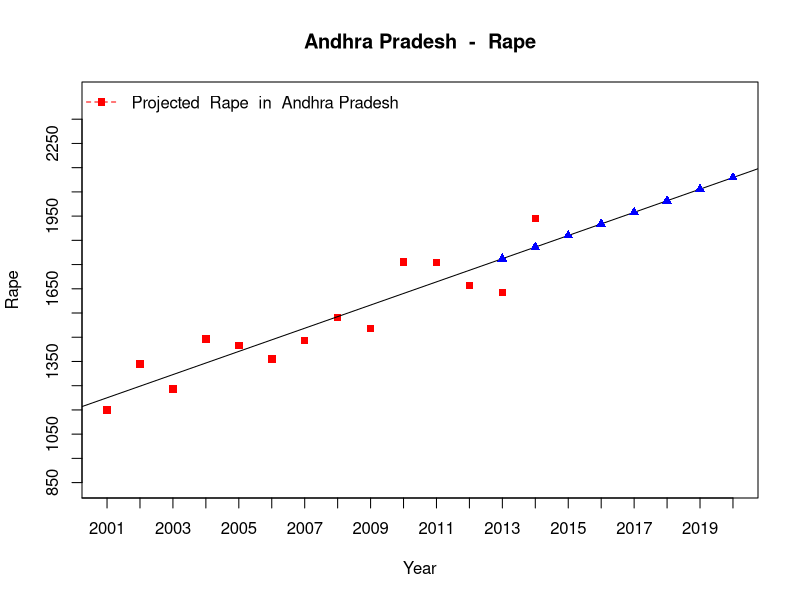
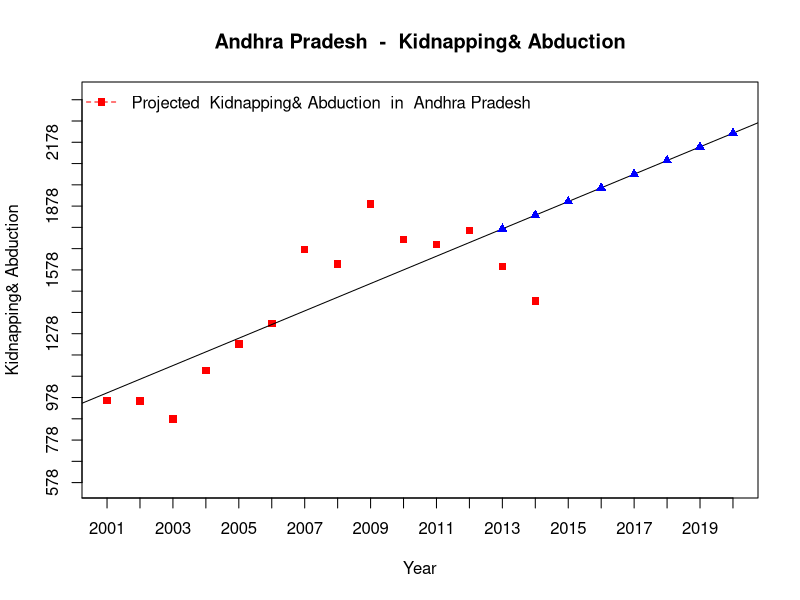
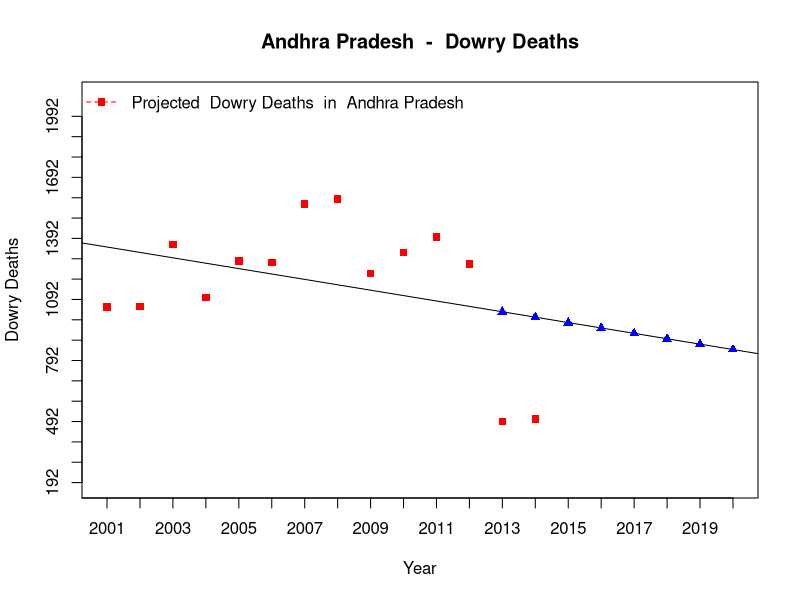
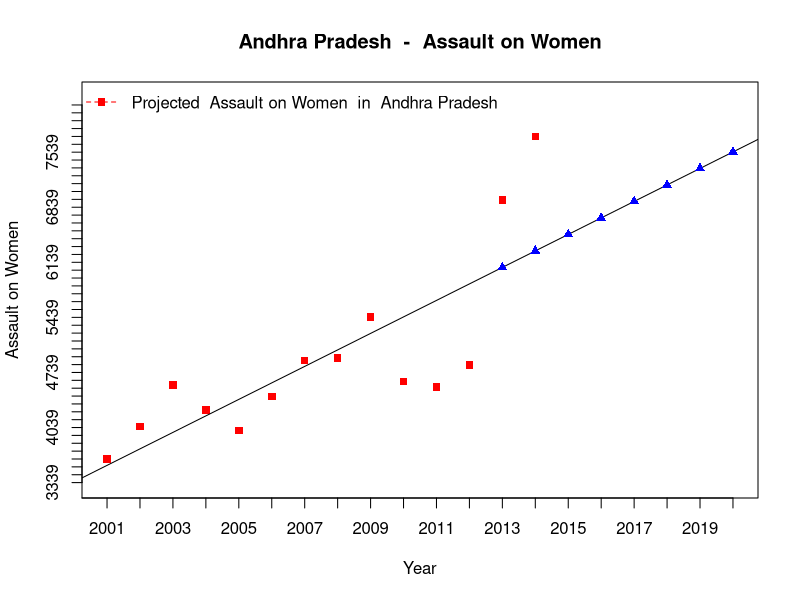
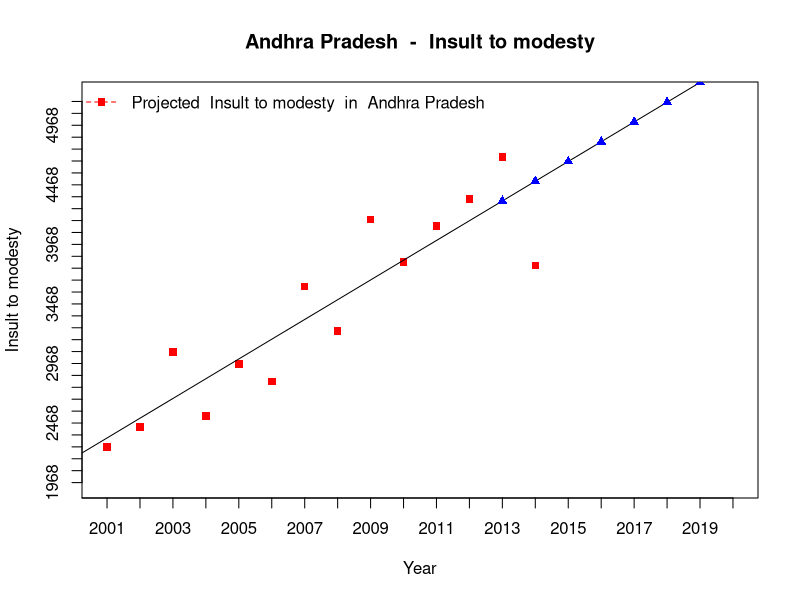
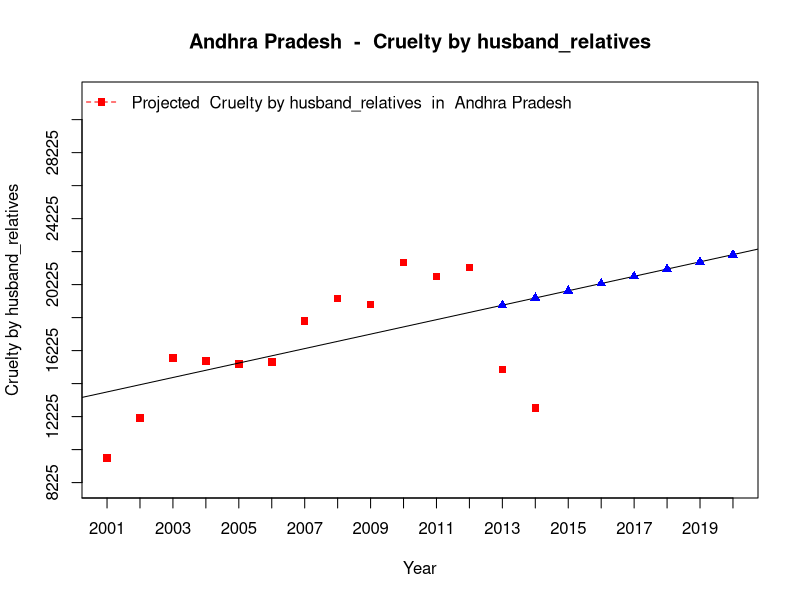
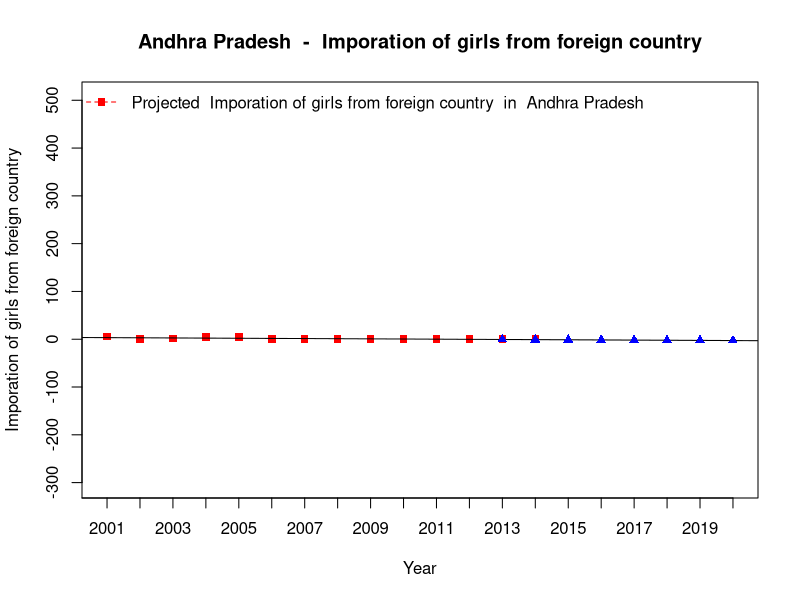
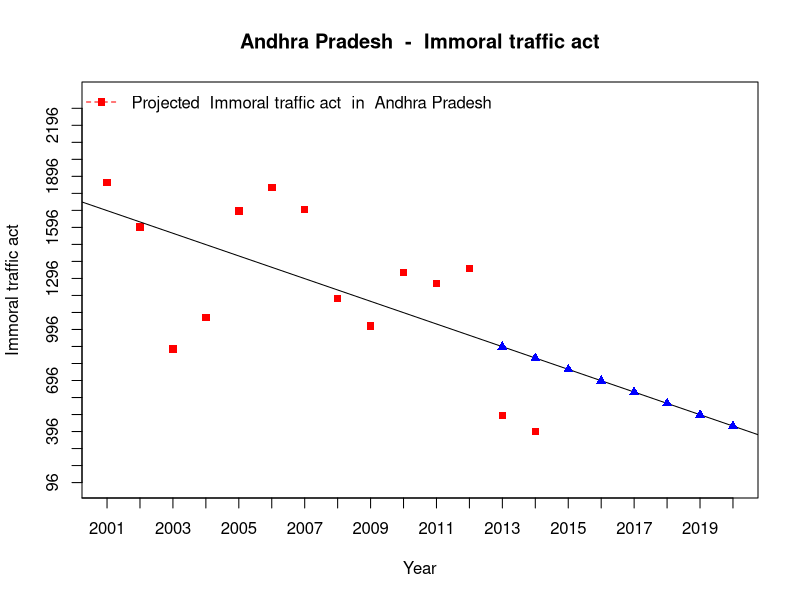

Write R code to recreate these figures, in order. (Note: this script raises an error after producing the figures.)
#########################################################################################
#
# A crime map of India in R - Crime against women
# Designed and developed by : Ujjwal Aggarwal
# Date : 16 Sep 2018
#
########################################################################################

setwd("E:\\Ujjwal\\Git_crime_against_women\\dataset")
indiacrime = read.csv("crime_against_women_stateWise.csv", header = TRUE, check.names = FALSE)

setwd("..")
# Create an output directory if it does not exist
if(!file.exists("output")) {
  dir.create("output")
}

# Use check.names = FALSE otherwise year get read as x2001, x2002 etc
statecrime <- function(indiacrime, row, state,crime) {
  year <- c(2001:2014)
  # 
  atitle <- paste(state," - ", crime)
  # Read the crime values from the XL
  thecrime <- as.numeric(indiacrime[row,3:16])
  
  # Calculate the minimum and maximum
  ymin <- min(thecrime) - 300
  ymax <- max(thecrime) + 500
  print(ymin)
  print(ymax)
  
  # Set the intervals and ymin & ymax based on the values
  if(ymin > 8000) {
    interval <- 2000
    ymin <- min(thecrime) - 1500
    ymax <- max(thecrime) + 10000
  }
  else {
    interval <- 100
    
  }
  

  crimeplot <- paste(crime,".jpg")
  jpeg(crimeplot)
  
  # Plot the details of the crime
  plot(year,thecrime ,pch= 15, col="red", xlab = "Year", ylab= crime, main = atitle,
       ,xlim=c(2001,2020),ylim=c(ymin,ymax), axes=FALSE)
  
  # Set the axes
  axis(side=1, at=c(2000:2020))
  axis(side=2, at=seq(ymin, ymax, by=interval))
  box()
  
  # Fit a linear regression model
  lmfit <-lm(thecrime~year)
  
  # Draw the lmfit line
  abline(lmfit)
  
  # Calculate the projected incidents of the crime
  nyears <-c(2013:2020)
  nthecrime <- rep(0,length(nyears))
  
  # Projected crime incidents from 2013 to 2018 using a linear regression model
  for (i in seq_along(nyears)) {
    nthecrime[i] <- lmfit$coefficients[2] * nyears[i] + lmfit$coefficients[1]
    
  }
  
  # Add the legend
  alegend <- paste(
    "Projected ",crime, " in ", state)
  points(nyears,nthecrime,pch= 17, col="blue")
  legend( x="topleft", 
          legend=c(alegend),
          col=c("red"), bty="n" , lwd=1, lty=c(2), 
          pch=c(15) )
  
  dev.off()
  # Write the projected crime rate in a file
  nthecrime <- round(nthecrime,2)
  nthecrime <- c(state, nthecrime, "\n")
  print(nthecrime)
  setwd("..")
  #write(nthecrime,file=fileconn, ncolumns=9, append=TRUE,sep="\t")
  filename <- paste(crime,".txt")
  # Write the output in the ./output directory
  setwd("../output")
  cat(nthecrime, file=filename, sep=",",append=TRUE)
}

if(!file.exists("./statewise_crime_charts")) {
  dir.create("./statewise_crime_charts")
}
setwd("./statewise_crime_charts")
# 1. Andhra Pradesh 
# Make seperate folders for each state
if(!file.exists("Andhra Pradesh")) {
  dir.create("Andhra Pradesh")
}
setwd("Andhra Pradesh")
i <- 1
statecrime(indiacrime, i, "Andhra Pradesh","Rape")
i <- i+38
setwd("../statewise_crime_charts/Andhra Pradesh")
statecrime(indiacrime, i, "Andhra Pradesh","Kidnapping& Abduction")
i <- i+38
setwd("../statewise_crime_charts/Andhra Pradesh")
statecrime(indiacrime, i, "Andhra Pradesh","Dowry Deaths")
i <- i+38
setwd("../statewise_crime_charts/Andhra Pradesh")
statecrime(indiacrime, i, "Andhra Pradesh","Assault on Women")
i <- i+38
setwd("../statewise_crime_charts/Andhra Pradesh")
statecrime(indiacrime, i, "Andhra Pradesh","Insult to modesty")
i <- i+38
setwd("../statewise_crime_charts/Andhra Pradesh")
statecrime(indiacrime, i, "Andhra Pradesh","Cruelty by husband_relatives")
i <- i+38
setwd("../statewise_crime_charts/Andhra Pradesh")
statecrime(indiacrime, i, "Andhra Pradesh","Imporation of girls from foreign country")
i <- i+38
setwd("../statewise_crime_charts/Andhra Pradesh")
statecrime(indiacrime, i, "Andhra Pradesh","Immoral traffic act")
i <- i+38
setwd("../statewise_crime_charts/Andhra Pradesh")
statecrime(indiacrime, i, "Andhra Pradesh","Dowry prohibition act")
i <- i+38
setwd("../statewise_crime_charts/Andhra Pradesh")
statecrime(indiacrime, i, "Andhra Pradesh","Indecent representation of Women Act")
i <- i+38
setwd("../statewise_crime_charts/Andhra Pradesh")
statecrime(indiacrime, i, "Andhra Pradesh","Commission of Sati Act")
i <- i+38
setwd("../statewise_crime_charts/Andhra Pradesh")
statecrime(indiacrime, i, "Andhra Pradesh","Total crimes against women")

setwd("../statewise_crime_charts")
# 3. Assam
if(!file.exists("Assam")) {
  dir.create("Assam")
}
setwd("Assam")
i <- 3
statecrime(indiacrime, i, "Assam","Rape")
i <- i+38
setwd("../statewise_crime_charts/Assam")
statecrime(indiacrime, i, "Assam","Kidnapping& Abduction")
i <- i+38
setwd("../statewise_crime_charts/Assam")
statecrime(indiacrime, i, "Assam","Dowry Deaths")
i <- i+38
setwd("../statewise_crime_charts/Assam")
statecrime(indiacrime, i, "Assam","Assault on Women")
i <- i+38
setwd("../statewise_crime_charts/Assam")
statecrime(indiacrime, i, "Assam","Insult to modesty")
i <- i+38
setwd("../statewise_crime_charts/Assam")
statecrime(indiacrime, i, "Assam","Cruelty by husband_relatives")
i <- i+38
setwd("../statewise_crime_charts/Assam")
statecrime(indiacrime, i, "Assam","Imporation of girls from foreign country")
i <- i+38
setwd("../statewise_crime_charts/Assam")
statecrime(indiacrime, i, "Assam","Immoral traffic act")
i <- i+38
setwd("../statewise_crime_charts/Assam")
statecrime(indiacrime, i, "Assam","Dowry prohibition act")
i <- i+38
setwd("../statewise_crime_charts/Assam")
statecrime(indiacrime, i, "Assam","Indecent representation of Women Act")
i <- i+38
setwd("../statewise_crime_charts/Assam")
statecrime(indiacrime, i, "Assam","Commission of Sati Act")
i <- i+38
setwd("../statewise_crime_charts/Assam")
statecrime(indiacrime, i, "Assam","Total crimes against women")


setwd("../statewise_crime_charts")
# 2. Arunachal  Pradesh
if(!file.exists("Arunachal  Pradesh")) {
  dir.create("Arunachal  Pradesh")
}
setwd("Arunachal  Pradesh")
i <- 2
statecrime(indiacrime, i, "Arunachal  Pradesh","Rape")
i <- i+38
setwd("../statewise_crime_charts/Arunachal  Pradesh")
statecrime(indiacrime, i, "Arunachal  Pradesh","Kidnapping& Abduction")
i <- i+38
setwd("../statewise_crime_charts/Arunachal  Pradesh")
statecrime(indiacrime, i, "Arunachal  Pradesh","Dowry Deaths")
i <- i+38
setwd("../statewise_crime_charts/Arunachal  Pradesh")
statecrime(indiacrime, i, "Arunachal Pradesh","Assault on Women")
i <- i+38
setwd("../statewise_crime_charts/Arunachal  Pradesh")
statecrime(indiacrime, i, "Arunachal Pradesh","Insult to modesty")
i <- i+38
setwd("../statewise_crime_charts/Arunachal  Pradesh")
statecrime(indiacrime, i, "Arunachal  Pradesh","Cruelty by husband_relatives")
i <- i+38
setwd("../statewise_crime_charts/Arunachal  Pradesh")
statecrime(indiacrime, i, "Arunachal Pradesh","Imporation of girls from foreign country")
i <- i+38
setwd("../statewise_crime_charts/Arunachal  Pradesh")
statecrime(indiacrime, i, "Arunachal  Pradesh","Immoral traffic act")
i <- i+38
setwd("../statewise_crime_charts/Arunachal  Pradesh")
statecrime(indiacrime, i, "Arunachal  Pradesh","Dowry prohibition act")
i <- i+38
setwd("../statewise_crime_charts/Arunachal  Pradesh")
statecrime(indiacrime, i, "Arunachal  Pradesh","Indecent representation of Women Act")
i <- i+38
setwd("../statewise_crime_charts/Arunachal  Pradesh")
statecrime(indiacrime, i, "Arunachal  Pradesh","Commission of Sati Act")
i <- i+38
setwd("../statewise_crime_charts/Arunachal  Pradesh")
statecrime(indiacrime, i, "Arunachal  Pradesh","Total crimes against women")


setwd("../statewise_crime_charts")
# 4. Bihar
if(!file.exists("Bihar")) {
  dir.create("Bihar")
}
setwd("Bihar")
i <- 4
statecrime(indiacrime, i, "Bihar","Rape")
i <- i+38
setwd("../statewise_crime_charts/Bihar")
statecrime(indiacrime, i, "Bihar","Kidnapping& Abduction")
i <- i+38
setwd("../statewise_crime_charts/Bihar")
statecrime(indiacrime, i, "Bihar","Dowry Deaths")
i <- i+38
setwd("../statewise_crime_charts/Bihar")
statecrime(indiacrime, i, "Bihar","Assault on Women")
i <- i+38
setwd("../statewise_crime_charts/Bihar")
statecrime(indiacrime, i, "Bihar","Insult to modesty")
i <- i+38
setwd("../statewise_crime_charts/Bihar")
statecrime(indiacrime, i, "Bihar","Cruelty by husband_relatives")
i <- i+38
setwd("../statewise_crime_charts/Bihar")
statecrime(indiacrime, i, "Bihar","Imporation of girls from foreign country")
i <- i+38
setwd("../statewise_crime_charts/Bihar")
statecrime(indiacrime, i, "Bihar","Immoral traffic act")
i <- i+38
setwd("../statewise_crime_charts/Bihar")
statecrime(indiacrime, i, "Bihar","Dowry prohibition act")
i <- i+38
setwd("../statewise_crime_charts/Bihar")
statecrime(indiacrime, i, "Bihar","Indecent representation of Women Act")
i <- i+38
setwd("../statewise_crime_charts/Bihar")
statecrime(indiacrime, i, "Bihar","Commission of Sati Act")
i <- i+38
setwd("../statewise_crime_charts/Bihar")
statecrime(indiacrime, i, "Bihar","Total crimes against women")

setwd("../statewise_crime_charts")
# 5. Chattisgarh
if(!file.exists("Chattisgarh")) {
  dir.create("Chattisgarh")
}
setwd("Chattisgarh")
i <- 5
statecrime(indiacrime, i, "Chattisgarh","Rape")
i <- i+38
setwd("../statewise_crime_charts/Chattisgarh")
statecrime(indiacrime, i, "Chattisgarh","Kidnapping& Abduction")
i <- i+38
setwd("../statewise_crime_charts/Chattisgarh")
statecrime(indiacrime, i, "Chattisgarh","Dowry Deaths")
i <- i+38
setwd("../statewise_crime_charts/Chattisgarh")
statecrime(indiacrime, i, "Chattisgarh","Assault on Women")
i <- i+38
setwd("../statewise_crime_charts/Chattisgarh")
statecrime(indiacrime, i, "Chattisgarh","Insult to modesty")
i <- i+38
setwd("../statewise_crime_charts/Chattisgarh")
statecrime(indiacrime, i, "Chattisgarh","Cruelty by husband_relatives")
i <- i+38
setwd("../statewise_crime_charts/Chattisgarh")
statecrime(indiacrime, i, "Chattisgarh","Imporation of girls from foreign country")
i <- i+38
setwd("../statewise_crime_charts/Chattisgarh")
statecrime(indiacrime, i, "Chattisgarh","Immoral traffic act")
i <- i+38
setwd("../statewise_crime_charts/Chattisgarh")
statecrime(indiacrime, i, "Chattisgarh","Dowry prohibition act")
i <- i+38
setwd("../statewise_crime_charts/Chattisgarh")
statecrime(indiacrime, i, "Chattisgarh","Indecent representation of Women Act")
i <- i+38
setwd("../statewise_crime_charts/Chattisgarh")
statecrime(indiacrime, i, "Chattisgarh","Commission of Sati Act")
i <- i+38
setwd("../statewise_crime_charts/Chattisgarh")
statecrime(indiacrime, i, "Chattisgarh","Total crimes against women")
setwd("../statewise_crime_charts")
# 6. GOA
if(!file.exists("GOA")) {
  dir.create("GOA")
}
setwd("GOA")
i <- 6
statecrime(indiacrime, i, "GOA","Rape")
i <- i+38
setwd("../statewise_crime_charts/GOA")
statecrime(indiacrime, i, "GOA","Kidnapping& Abduction")
i <- i+38
setwd("../statewise_crime_charts/GOA")
statecrime(indiacrime, i, "GOA","Dowry Deaths")
i <- i+38
setwd("../statewise_crime_charts/GOA")
statecrime(indiacrime, i, "GOA","Assault on Women")
i <- i+38
setwd("../statewise_crime_charts/GOA")
statecrime(indiacrime, i, "GOA","Insult to modesty")
i <- i+38
setwd("../statewise_crime_charts/GOA")
statecrime(indiacrime, i, "GOA","Cruelty by husband_relatives")
i <- i+38
setwd("../statewise_crime_charts/GOA")
statecrime(indiacrime, i, "GOA","Imporation of girls from foreign country")
i <- i+38
setwd("../statewise_crime_charts/GOA")
statecrime(indiacrime, i, "GOA","Immoral traffic act")
i <- i+38
setwd("../statewise_crime_charts/GOA")
statecrime(indiacrime, i, "GOA","Dowry prohibition act")
i <- i+38
setwd("../statewise_crime_charts/GOA")
statecrime(indiacrime, i, "GOA","Indecent representation of Women Act")
i <- i+38
setwd("../statewise_crime_charts/GOA")
statecrime(indiacrime, i, "GOA","Commission of Sati Act")
i <- i+38
setwd("../statewise_crime_charts/GOA")
statecrime(indiacrime, i, "GOA","Total crimes against women")

setwd("../statewise_crime_charts")
# 7. Gujarat
if(!file.exists("Gujarat")) {
  dir.create("Gujarat")
}
setwd("Gujarat")
i <- 7
statecrime(indiacrime, i, "Gujarat","Rape")
i <- i+38
setwd("../statewise_crime_charts/Gujarat")
statecrime(indiacrime, i, "Gujarat","Kidnapping& Abduction")
i <- i+38
setwd("../statewise_crime_charts/Gujarat")
statecrime(indiacrime, i, "Gujarat","Dowry Deaths")
i <- i+38
setwd("../statewise_crime_charts/Gujarat")
statecrime(indiacrime, i, "Gujarat","Assault on Women")
i <- i+38
setwd("../statewise_crime_charts/Gujarat")
statecrime(indiacrime, i, "Gujarat","Insult to modesty")
i <- i+38
setwd("../statewise_crime_charts/Gujarat")
statecrime(indiacrime, i, "Gujarat","Cruelty by husband_relatives")
i <- i+38
setwd("../statewise_crime_charts/Gujarat")
statecrime(indiacrime, i, "Gujarat","Imporation of girls from foreign country")
i <- i+38
setwd("../statewise_crime_charts/Gujarat")
statecrime(indiacrime, i, "Gujarat","Immoral traffic act")
i <- i+38
setwd("../statewise_crime_charts/Gujarat")
statecrime(indiacrime, i, "Gujarat","Dowry prohibition act")
i <- i+38
setwd("../statewise_crime_charts/Gujarat")
statecrime(indiacrime, i, "Gujarat","Indecent representation of Women Act")
i <- i+38
setwd("../statewise_crime_charts/Gujarat")
statecrime(indiacrime, i, "Gujarat","Commission of Sati Act")
i <- i+38
setwd("../statewise_crime_charts/Gujarat")
statecrime(indiacrime, i, "Gujarat","Total crimes against women")

setwd("../statewise_crime_charts")
# 8. Haryana
if(!file.exists("Haryana")) {
  dir.create("Haryana")
}
setwd("Haryana")
i <- 8
statecrime(indiacrime, i, "Haryana","Rape")
i <- i+38
setwd("../statewise_crime_charts/Haryana")
statecrime(indiacrime, i, "Haryana","Kidnapping& Abduction")
i <- i+38
setwd("../statewise_crime_charts/Haryana")
statecrime(indiacrime, i, "Haryana","Dowry Deaths")
i <- i+38
setwd("../statewise_crime_charts/Haryana")
statecrime(indiacrime, i, "Haryana","Assault on Women")
i <- i+38
setwd("../statewise_crime_charts/Haryana")
statecrime(indiacrime, i, "Haryana","Insult to modesty")
i <- i+38
setwd("../statewise_crime_charts/Haryana")
statecrime(indiacrime, i, "Haryana","Cruelty by husband_relatives")
i <- i+38
setwd("../statewise_crime_charts/Haryana")
statecrime(indiacrime, i, "Haryana","Imporation of girls from foreign country")
i <- i+38
setwd("../statewise_crime_charts/Haryana")
statecrime(indiacrime, i, "Haryana","Immoral traffic act")
i <- i+38
setwd("../statewise_crime_charts/Haryana")
statecrime(indiacrime, i, "Haryana","Dowry prohibition act")
i <- i+38
setwd("../statewise_crime_charts/Haryana")
statecrime(indiacrime, i, "Haryana","Indecent representation of Women Act")
i <- i+38
setwd("../statewise_crime_charts/Haryana")
statecrime(indiacrime, i, "Haryana","Commission of Sati Act")
i <- i+38
setwd("../statewise_crime_charts/Haryana")
statecrime(indiacrime, i, "Haryana","Total crimes against women")

setwd("../statewise_crime_charts")
# 9. Himachal Pradesh
if(!file.exists("Himachal Pradesh")) {
  dir.create("Himachal Pradesh")
}
setwd("Himachal Pradesh")
i <- 9
statecrime(indiacrime, i, "Himachal Pradesh","Rape")
i <- i+38
setwd("../statewise_crime_charts/Himachal Pradesh")
statecrime(indiacrime, i, "Himachal Pradesh","Kidnapping& Abduction")
i <- i+38
setwd("../statewise_crime_charts/Himachal Pradesh")
statecrime(indiacrime, i, "Himachal Pradesh","Dowry Deaths")
i <- i+38
setwd("../statewise_crime_charts/Himachal Pradesh")
statecrime(indiacrime, i, "Himachal Pradesh","Assault on Women")
i <- i+38
setwd("../statewise_crime_charts/Himachal Pradesh")
statecrime(indiacrime, i, "Himachal Pradesh","Insult to modesty")
i <- i+38
setwd("../statewise_crime_charts/Himachal Pradesh")
statecrime(indiacrime, i, "Himachal Pradesh","Cruelty by husband_relatives")
i <- i+38
setwd("../statewise_crime_charts/Himachal Pradesh")
statecrime(indiacrime, i, "Himachal Pradesh","Imporation of girls from foreign country")
i <- i+38
setwd("../statewise_crime_charts/Himachal Pradesh")
statecrime(indiacrime, i, "Himachal Pradesh","Immoral traffic act")
i <- i+38
setwd("../statewise_crime_charts/Himachal Pradesh")
statecrime(indiacrime, i, "Himachal Pradesh","Dowry prohibition act")
i <- i+38
setwd("../statewise_crime_charts/Himachal Pradesh")
statecrime(indiacrime, i, "Himachal Pradesh","Indecent representation of Women Act")
i <- i+38
setwd("../statewise_crime_charts/Himachal Pradesh")
statecrime(indiacrime, i, "Himachal Pradesh","Commission of Sati Act")
i <- i+38
setwd("../statewise_crime_charts/Himachal Pradesh")
statecrime(indiacrime, i, "Himachal Pradesh","Total crimes against women")

setwd("../statewise_crime_charts")
# 10. JammuKashmir
if(!file.exists("JammuKashmir")) {
  dir.create("JammuKashmir")
}
setwd("JammuKashmir")
i <- 10
statecrime(indiacrime, i, "JammuKashmir","Rape")
i <- i+38
setwd("../statewise_crime_charts/JammuKashmir")
statecrime(indiacrime, i, "JammuKashmir","Kidnapping& Abduction")
i <- i+38
setwd("../statewise_crime_charts/JammuKashmir")
statecrime(indiacrime, i, "JammuKashmir","Dowry Deaths")
i <- i+38
setwd("../statewise_crime_charts/JammuKashmir")
statecrime(indiacrime, i, "JammuKashmir","Assault on Women")
i <- i+38
setwd("../statewise_crime_charts/JammuKashmir")
statecrime(indiacrime, i, "JammuKashmir","Insult to modesty")
i <- i+38
setwd("../statewise_crime_charts/JammuKashmir")
statecrime(indiacrime, i, "JammuKashmir","Cruelty by husband_relatives")
i <- i+38
setwd("../statewise_crime_charts/JammuKashmir")
statecrime(indiacrime, i, "JammuKashmir","Imporation of girls from foreign country")
i <- i+38
setwd("../statewise_crime_charts/JammuKashmir")
statecrime(indiacrime, i, "JammuKashmir","Immoral traffic act")
i <- i+38
setwd("../statewise_crime_charts/JammuKashmir")
statecrime(indiacrime, i, "JammuKashmir","Dowry prohibition act")
i <- i+38
setwd("../statewise_crime_charts/JammuKashmir")
statecrime(indiacrime, i, "JammuKashmir","Indecent representation of Women Act")
i <- i+38
setwd("../statewise_crime_charts/JammuKashmir")
statecrime(indiacrime, i, "JammuKashmir","Commission of Sati Act")
i <- i+38
setwd("../statewise_crime_charts/JammuKashmir")
statecrime(indiacrime, i, "JammuKashmir","Total crimes against women")

setwd("../statewise_crime_charts")
# 11. Jharkhand
if(!file.exists("Jharkhand")) {
  dir.create("Jharkhand")
}
setwd("Jharkhand")
i <- 11
statecrime(indiacrime, i, "Jharkhand","Rape")
i <- i+38
setwd("../statewise_crime_charts/Jharkhand")
statecrime(indiacrime, i, "Jharkhand","Kidnapping& Abduction")
i <- i+38
setwd("../statewise_crime_charts/Jharkhand")
statecrime(indiacrime, i, "Jharkhand","Dowry Deaths")
i <- i+38
setwd("../statewise_crime_charts/Jharkhand")
statecrime(indiacrime, i, "Jharkhand","Assault on Women")
i <- i+38
setwd("../statewise_crime_charts/Jharkhand")
statecrime(indiacrime, i, "Jharkhand","Insult to modesty")
i <- i+38
setwd("../statewise_crime_charts/Jharkhand")
statecrime(indiacrime, i, "Jharkhand","Cruelty by husband_relatives")
i <- i+38
setwd("../statewise_crime_charts/Jharkhand")
statecrime(indiacrime, i, "Jharkhand","Imporation of girls from foreign country")
i <- i+38
setwd("../statewise_crime_charts/Jharkhand")
statecrime(indiacrime, i, "Jharkhand","Immoral traffic act")
i <- i+38
setwd("../statewise_crime_charts/Jharkhand")
statecrime(indiacrime, i, "Jharkhand","Dowry prohibition act")
i <- i+38
setwd("../statewise_crime_charts/Jharkhand")
statecrime(indiacrime, i, "Jharkhand","Indecent representation of Women Act")
i <- i+38
setwd("../statewise_crime_charts/Jharkhand")
statecrime(indiacrime, i, "Jharkhand","Commission of Sati Act")
i <- i+38
setwd("../statewise_crime_charts/Jharkhand")
statecrime(indiacrime, i, "Jharkhand","Total crimes against women")

setwd("../statewise_crime_charts")
# 12. Karnataka
if(!file.exists("Karnataka")) {
  dir.create("Karnataka")
}
setwd("Karnataka")
i <- 12
statecrime(indiacrime, i, "Karnataka","Rape")
i <- i+38
setwd("../statewise_crime_charts/Karnataka")
statecrime(indiacrime, i, "Karnataka","Kidnapping& Abduction")
i <- i+38
setwd("../statewise_crime_charts/Karnataka")
statecrime(indiacrime, i, "Karnataka","Dowry Deaths")
i <- i+38
setwd("../statewise_crime_charts/Karnataka")
statecrime(indiacrime, i, "Karnataka","Assault on Women")
i <- i+38
setwd("../statewise_crime_charts/Karnataka")
statecrime(indiacrime, i, "Karnataka","Insult to modesty")
i <- i+38
setwd("../statewise_crime_charts/Karnataka")
statecrime(indiacrime, i, "Karnataka","Cruelty by husband_relatives")
i <- i+38
setwd("../statewise_crime_charts/Karnataka")
statecrime(indiacrime, i, "Karnataka","Imporation of girls from foreign country")
i <- i+38
setwd("../statewise_crime_charts/Karnataka")
statecrime(indiacrime, i, "Karnataka","Immoral traffic act")
i <- i+38
setwd("../statewise_crime_charts/Karnataka")
statecrime(indiacrime, i, "Karnataka","Dowry prohibition act")
i <- i+38
setwd("../statewise_crime_charts/Karnataka")
statecrime(indiacrime, i, "Karnataka","Indecent representation of Women Act")
i <- i+38
setwd("../statewise_crime_charts/Karnataka")
statecrime(indiacrime, i, "Karnataka","Commission of Sati Act")
i <- i+38
setwd("../statewise_crime_charts/Karnataka")
statecrime(indiacrime, i, "Karnataka","Total crimes against women")

setwd("../statewise_crime_charts")
# 13. Kerala
if(!file.exists("Kerala")) {
  dir.create("Kerala")
}
setwd("Kerala")
i <- 13
statecrime(indiacrime, i, "Kerala","Rape")
i <- i+38
setwd("../statewise_crime_charts/Kerala")
statecrime(indiacrime, i, "Kerala","Kidnapping& Abduction")
i <- i+38
setwd("../statewise_crime_charts/Kerala")
statecrime(indiacrime, i, "Kerala","Dowry Deaths")
i <- i+38
setwd("../statewise_crime_charts/Kerala")
statecrime(indiacrime, i, "Kerala","Assault on Women")
i <- i+38
setwd("../statewise_crime_charts/Kerala")
statecrime(indiacrime, i, "Kerala","Insult to modesty")
i <- i+38
setwd("../statewise_crime_charts/Kerala")
statecrime(indiacrime, i, "Kerala","Cruelty by husband_relatives")
i <- i+38
setwd("../statewise_crime_charts/Kerala")
statecrime(indiacrime, i, "Kerala","Imporation of girls from foreign country")
i <- i+38
setwd("../statewise_crime_charts/Kerala")
statecrime(indiacrime, i, "Kerala","Immoral traffic act")
i <- i+38
setwd("../statewise_crime_charts/Kerala")
statecrime(indiacrime, i, "Kerala","Dowry prohibition act")
i <- i+38
setwd("../statewise_crime_charts/Kerala")
statecrime(indiacrime, i, "Kerala","Indecent representation of Women Act")
i <- i+38
setwd("../statewise_crime_charts/Kerala")
statecrime(indiacrime, i, "Kerala","Commission of Sati Act")
i <- i+38
setwd("../statewise_crime_charts/Kerala")
statecrime(indiacrime, i, "Kerala","Total crimes against women")

setwd("../statewise_crime_charts")
# 14. Madhya Pradesh
if(!file.exists("Madhya Pradesh")) {
  dir.create("Madhya Pradesh")
}
setwd("Madhya Pradesh")
i <- 14
statecrime(indiacrime, i, "Madhya Pradesh","Rape")
i <- i+38
setwd("../statewise_crime_charts/Madhya Pradesh")
statecrime(indiacrime, i, "Madhya Pradesh","Kidnapping& Abduction")
i <- i+38
setwd("../statewise_crime_charts/Madhya Pradesh")
statecrime(indiacrime, i, "Madhya Pradesh","Dowry Deaths")
i <- i+38
setwd("../statewise_crime_charts/Madhya Pradesh")
statecrime(indiacrime, i, "Madhya Pradesh","Assault on Women")
i <- i+38
setwd("../statewise_crime_charts/Madhya Pradesh")
statecrime(indiacrime, i, "Madhya Pradesh","Insult to modesty")
i <- i+38
setwd("../statewise_crime_charts/Madhya Pradesh")
statecrime(indiacrime, i, "Madhya Pradesh","Cruelty by husband_relatives")
i <- i+38
setwd("../statewise_crime_charts/Madhya Pradesh")
statecrime(indiacrime, i, "Madhya Pradesh","Imporation of girls from foreign country")
i <- i+38
setwd("../statewise_crime_charts/Madhya Pradesh")
statecrime(indiacrime, i, "Madhya Pradesh","Immoral traffic act")
i <- i+38
setwd("../statewise_crime_charts/Madhya Pradesh")
statecrime(indiacrime, i, "Madhya Pradesh","Dowry prohibition act")
i <- i+38
setwd("../statewise_crime_charts/Madhya Pradesh")
statecrime(indiacrime, i, "Madhya Pradesh","Indecent representation of Women Act")
i <- i+38
setwd("../statewise_crime_charts/Madhya Pradesh")
statecrime(indiacrime, i, "Madhya Pradesh","Commission of Sati Act")
i <- i+38
setwd("../statewise_crime_charts/Madhya Pradesh")
statecrime(indiacrime, i, "Madhya Pradesh","Total crimes against women")

setwd("../statewise_crime_charts")
# 15. Maharastra
if(!file.exists("Maharastra")) {
  dir.create("Maharastra")
}
setwd("Maharastra")
i <- 15
statecrime(indiacrime, i, "Maharastra","Rape")
i <- i+38
setwd("../statewise_crime_charts/Maharastra")
statecrime(indiacrime, i, "Maharastra","Kidnapping& Abduction")
i <- i+38
setwd("../statewise_crime_charts/Maharastra")
statecrime(indiacrime, i, "Maharastra","Dowry Deaths")
i <- i+38
setwd("../statewise_crime_charts/Maharastra")
statecrime(indiacrime, i, "Maharastra","Assault on Women")
i <- i+38
setwd("../statewise_crime_charts/Maharastra")
statecrime(indiacrime, i, "Maharastra","Insult to modesty")
i <- i+38
setwd("../statewise_crime_charts/Maharastra")
statecrime(indiacrime, i, "Maharastra","Cruelty by husband_relatives")
i <- i+38
setwd("../statewise_crime_charts/Maharastra")
statecrime(indiacrime, i, "Maharastra","Imporation of girls from foreign country")
i <- i+38
setwd("../statewise_crime_charts/Maharastra")
statecrime(indiacrime, i, "Maharastra","Immoral traffic act")
i <- i+38
setwd("../statewise_crime_charts/Maharastra")
statecrime(indiacrime, i, "Maharastra","Dowry prohibition act")
i <- i+38
setwd("../statewise_crime_charts/Maharastra")
statecrime(indiacrime, i, "Maharastra","Indecent representation of Women Act")
i <- i+38
setwd("../statewise_crime_charts/Maharastra")
statecrime(indiacrime, i, "Maharastra","Commission of Sati Act")
i <- i+38
setwd("../statewise_crime_charts/Maharastra")
statecrime(indiacrime, i, "Maharastra","Total crimes against women")

setwd("../statewise_crime_charts")
# 16. Manipur
if(!file.exists("Manipur")) {
  dir.create("Manipur")
}
setwd("Manipur")
i <- 16
statecrime(indiacrime, i, "Manipur","Rape")
i <- i+38
setwd("../statewise_crime_charts/Manipur")
statecrime(indiacrime, i, "Manipur","Kidnapping& Abduction")
i <- i+38
setwd("../statewise_crime_charts/Manipur")
statecrime(indiacrime, i, "Manipur","Dowry Deaths")
i <- i+38
setwd("../statewise_crime_charts/Manipur")
statecrime(indiacrime, i, "Manipur","Assault on Women")
i <- i+38
setwd("../statewise_crime_charts/Manipur")
statecrime(indiacrime, i, "Manipur","Insult to modesty")
i <- i+38
setwd("../statewise_crime_charts/Manipur")
statecrime(indiacrime, i, "Manipur","Cruelty by husband_relatives")
i <- i+38
setwd("../statewise_crime_charts/Manipur")
statecrime(indiacrime, i, "Manipur","Imporation of girls from foreign country")
i <- i+38
setwd("../statewise_crime_charts/Manipur")
statecrime(indiacrime, i, "Manipur","Immoral traffic act")
i <- i+38
setwd("../statewise_crime_charts/Manipur")
statecrime(indiacrime, i, "Manipur","Dowry prohibition act")
i <- i+38
setwd("../statewise_crime_charts/Manipur")
statecrime(indiacrime, i, "Manipur","Indecent representation of Women Act")
i <- i+38
setwd("../statewise_crime_charts/Manipur")
statecrime(indiacrime, i, "Manipur","Commission of Sati Act")
i <- i+38
setwd("../statewise_crime_charts/Manipur")
statecrime(indiacrime, i, "Manipur","Total crimes against women")

setwd("../statewise_crime_charts")
# 17. Meghalaya
if(!file.exists("Meghalaya")) {
  dir.create("Meghalaya")
}
setwd("Meghalaya")
i <- 17
statecrime(indiacrime, i, "Meghalaya","Rape")
i <- i+38
setwd("../statewise_crime_charts/Meghalaya")
statecrime(indiacrime, i, "Meghalaya","Kidnapping& Abduction")
i <- i+38
setwd("../statewise_crime_charts/Meghalaya")
statecrime(indiacrime, i, "Meghalaya","Dowry Deaths")
i <- i+38
setwd("../statewise_crime_charts/Meghalaya")
statecrime(indiacrime, i, "Meghalaya","Assault on Women")
i <- i+38
setwd("../statewise_crime_charts/Meghalaya")
statecrime(indiacrime, i, "Meghalaya","Insult to modesty")
i <- i+38
setwd("../statewise_crime_charts/Meghalaya")
statecrime(indiacrime, i, "Meghalaya","Cruelty by husband_relatives")
i <- i+38
setwd("../statewise_crime_charts/Meghalaya")
statecrime(indiacrime, i, "Meghalaya","Imporation of girls from foreign country")
i <- i+38
setwd("../statewise_crime_charts/Meghalaya")
statecrime(indiacrime, i, "Meghalaya","Immoral traffic act")
i <- i+38
setwd("../statewise_crime_charts/Meghalaya")
statecrime(indiacrime, i, "Meghalaya","Dowry prohibition act")
i <- i+38
setwd("../statewise_crime_charts/Meghalaya")
statecrime(indiacrime, i, "Meghalaya","Indecent representation of Women Act")
i <- i+38
setwd("../statewise_crime_charts/Meghalaya")
statecrime(indiacrime, i, "Meghalaya","Commission of Sati Act")
i <- i+38
setwd("../statewise_crime_charts/Meghalaya")
statecrime(indiacrime, i, "Meghalaya","Total crimes against women")

setwd("../statewise_crime_charts")
# 18. Mizoram
if(!file.exists("Mizoram")) {
  dir.create("Mizoram")
}
setwd("Mizoram")
i <- 18
statecrime(indiacrime, i, "Mizoram","Rape")
i <- i+38
setwd("../statewise_crime_charts/Mizoram")
statecrime(indiacrime, i, "Mizoram","Kidnapping& Abduction")
i <- i+38
setwd("../statewise_crime_charts/Mizoram")
statecrime(indiacrime, i, "Mizoram","Dowry Deaths")
i <- i+38
setwd("../statewise_crime_charts/Mizoram")
statecrime(indiacrime, i, "Mizoram","Assault on Women")
i <- i+38
setwd("../statewise_crime_charts/Mizoram")
statecrime(indiacrime, i, "Mizoram","Insult to modesty")
i <- i+38
setwd("../statewise_crime_charts/Mizoram")
statecrime(indiacrime, i, "Mizoram","Cruelty by husband_relatives")
i <- i+38
setwd("../statewise_crime_charts/Mizoram")
statecrime(indiacrime, i, "Mizoram","Imporation of girls from foreign country")
i <- i+38
setwd("../statewise_crime_charts/Mizoram")
statecrime(indiacrime, i, "Mizoram","Immoral traffic act")
i <- i+38
setwd("../statewise_crime_charts/Mizoram")
statecrime(indiacrime, i, "Mizoram","Dowry prohibition act")
i <- i+38
setwd("../statewise_crime_charts/Mizoram")
statecrime(indiacrime, i, "Mizoram","Indecent representation of Women Act")
i <- i+38
setwd("../statewise_crime_charts/Mizoram")
statecrime(indiacrime, i, "Mizoram","Commission of Sati Act")
i <- i+38
setwd("../statewise_crime_charts/Mizoram")
statecrime(indiacrime, i, "Mizoram","Total crimes against women")

setwd("../statewise_crime_charts")
# 19. Nagaland
if(!file.exists("Nagaland")) {
  dir.create("Nagaland")
}
setwd("Nagaland")
i <- 19
statecrime(indiacrime, i, "Nagaland","Rape")
i <- i+38
setwd("../statewise_crime_charts/Nagaland")
statecrime(indiacrime, i, "Nagaland","Kidnapping& Abduction")
i <- i+38
setwd("../statewise_crime_charts/Nagaland")
statecrime(indiacrime, i, "Nagaland","Dowry Deaths")
i <- i+38
setwd("../statewise_crime_charts/Nagaland")
statecrime(indiacrime, i, "Nagaland","Assault on Women")
i <- i+38
setwd("../statewise_crime_charts/Nagaland")
statecrime(indiacrime, i, "Nagaland","Insult to modesty")
i <- i+38
setwd("../statewise_crime_charts/Nagaland")
statecrime(indiacrime, i, "Nagaland","Cruelty by husband_relatives")
i <- i+38
setwd("../statewise_crime_charts/Nagaland")
statecrime(indiacrime, i, "Nagaland","Imporation of girls from foreign country")
i <- i+38
setwd("../statewise_crime_charts/Nagaland")
statecrime(indiacrime, i, "Nagaland","Immoral traffic act")
i <- i+38
setwd("../statewise_crime_charts/Nagaland")
statecrime(indiacrime, i, "Nagaland","Dowry prohibition act")
i <- i+38
setwd("../statewise_crime_charts/Nagaland")
statecrime(indiacrime, i, "Nagaland","Indecent representation of Women Act")
i <- i+38
setwd("../statewise_crime_charts/Nagaland")
statecrime(indiacrime, i, "Nagaland","Commission of Sati Act")
i <- i+38
setwd("../statewise_crime_charts/Nagaland")
statecrime(indiacrime, i, "Nagaland","Total crimes against women")

setwd("../statewise_crime_charts")
# 20. Odisha
if(!file.exists("Odisha")) {
  dir.create("Odisha")
}
setwd("Odisha")
i <- 20
statecrime(indiacrime, i, "Odisha","Rape")
i <- i+38
setwd("../statewise_crime_charts/Odisha")
statecrime(indiacrime, i, "Odisha","Kidnapping& Abduction")
i <- i+38
setwd("../statewise_crime_charts/Odisha")
statecrime(indiacrime, i, "Odisha","Dowry Deaths")
i <- i+38
setwd("../statewise_crime_charts/Odisha")
statecrime(indiacrime, i, "Odisha","Assault on Women")
i <- i+38
setwd("../statewise_crime_charts/Odisha")
statecrime(indiacrime, i, "Odisha","Insult to modesty")
i <- i+38
setwd("../statewise_crime_charts/Odisha")
statecrime(indiacrime, i, "Odisha","Cruelty by husband_relatives")
i <- i+38
setwd("../statewise_crime_charts/Odisha")
statecrime(indiacrime, i, "Odisha","Imporation of girls from foreign country")
i <- i+38
setwd("../statewise_crime_charts/Odisha")
statecrime(indiacrime, i, "Odisha","Immoral traffic act")
i <- i+38
setwd("../statewise_crime_charts/Odisha")
statecrime(indiacrime, i, "Odisha","Dowry prohibition act")
i <- i+38
setwd("../statewise_crime_charts/Odisha")
statecrime(indiacrime, i, "Odisha","Indecent representation of Women Act")
i <- i+38
setwd("../statewise_crime_charts/Odisha")
statecrime(indiacrime, i, "Odisha","Commission of Sati Act")
i <- i+38
setwd("../statewise_crime_charts/Odisha")
statecrime(indiacrime, i, "Odisha","Total crimes against women")

setwd("../statewise_crime_charts")
# 21. Punjab
if(!file.exists("Punjab")) {
  dir.create("Punjab")
}
setwd("Punjab")
i <- 21
statecrime(indiacrime, i, "Punjab","Rape")
i <- i+38
setwd("../statewise_crime_charts/Punjab")
statecrime(indiacrime, i, "Punjab","Kidnapping& Abduction")
i <- i+38
setwd("../statewise_crime_charts/Punjab")
statecrime(indiacrime, i, "Punjab","Dowry Deaths")
i <- i+38
setwd("../statewise_crime_charts/Punjab")
statecrime(indiacrime, i, "Punjab","Assault on Women")
i <- i+38
setwd("../statewise_crime_charts/Punjab")
statecrime(indiacrime, i, "Punjab","Insult to modesty")
i <- i+38
setwd("../statewise_crime_charts/Punjab")
statecrime(indiacrime, i, "Punjab","Cruelty by husband_relatives")
i <- i+38
setwd("../statewise_crime_charts/Punjab")
statecrime(indiacrime, i, "Punjab","Imporation of girls from foreign country")
i <- i+38
setwd("../statewise_crime_charts/Punjab")
statecrime(indiacrime, i, "Punjab","Immoral traffic act")
i <- i+38
setwd("../statewise_crime_charts/Punjab")
statecrime(indiacrime, i, "Punjab","Dowry prohibition act")
i <- i+38
setwd("../statewise_crime_charts/Punjab")
statecrime(indiacrime, i, "Punjab","Indecent representation of Women Act")
i <- i+38
setwd("../statewise_crime_charts/Punjab")
statecrime(indiacrime, i, "Punjab","Commission of Sati Act")
i <- i+38
setwd("../statewise_crime_charts/Punjab")
statecrime(indiacrime, i, "Punjab","Total crimes against women")

setwd("../statewise_crime_charts")
# 22. Rajasthan
if(!file.exists("Rajasthan")) {
  dir.create("Rajasthan")
}
setwd("Rajasthan")
i <- 22
statecrime(indiacrime, i, "Rajasthan","Rape")
i <- i+38
setwd("../statewise_crime_charts/Rajasthan")
statecrime(indiacrime, i, "Rajasthan","Kidnapping& Abduction")
i <- i+38
setwd("../statewise_crime_charts/Rajasthan")
statecrime(indiacrime, i, "Rajasthan","Dowry Deaths")
i <- i+38
setwd("../statewise_crime_charts/Rajasthan")
statecrime(indiacrime, i, "Rajasthan","Assault on Women")
i <- i+38
setwd("../statewise_crime_charts/Rajasthan")
statecrime(indiacrime, i, "Rajasthan","Insult to modesty")
i <- i+38
setwd("../statewise_crime_charts/Rajasthan")
statecrime(indiacrime, i, "Rajasthan","Cruelty by husband_relatives")
i <- i+38
setwd("../statewise_crime_charts/Rajasthan")
statecrime(indiacrime, i, "Rajasthan","Imporation of girls from foreign country")
i <- i+38
setwd("../statewise_crime_charts/Rajasthan")
statecrime(indiacrime, i, "Rajasthan","Immoral traffic act")
i <- i+38
setwd("../statewise_crime_charts/Rajasthan")
statecrime(indiacrime, i, "Rajasthan","Dowry prohibition act")
i <- i+38
setwd("../statewise_crime_charts/Rajasthan")
statecrime(indiacrime, i, "Rajasthan","Indecent representation of Women Act")
i <- i+38
setwd("../statewise_crime_charts/Rajasthan")
statecrime(indiacrime, i, "Rajasthan","Commission of Sati Act")
i <- i+38
setwd("../statewise_crime_charts/Rajasthan")
statecrime(indiacrime, i, "Rajasthan","Total crimes against women")

setwd("../statewise_crime_charts")
# 23. Sikkim
if(!file.exists("Sikkim")) {
  dir.create("Sikkim")
}
setwd("Sikkim")
i <- 23
statecrime(indiacrime, i, "Sikkim","Rape")
i <- i+38
setwd("../statewise_crime_charts/Sikkim")
statecrime(indiacrime, i, "Sikkim","Kidnapping& Abduction")
i <- i+38
setwd("../statewise_crime_charts/Sikkim")
statecrime(indiacrime, i, "Sikkim","Dowry Deaths")
i <- i+38
setwd("../statewise_crime_charts/Sikkim")
statecrime(indiacrime, i, "Sikkim","Assault on Women")
i <- i+38
setwd("../statewise_crime_charts/Sikkim")
statecrime(indiacrime, i, "Sikkim","Insult to modesty")
i <- i+38
setwd("../statewise_crime_charts/Sikkim")
statecrime(indiacrime, i, "Sikkim","Cruelty by husband_relatives")
i <- i+38
setwd("../statewise_crime_charts/Sikkim")
statecrime(indiacrime, i, "Sikkim","Imporation of girls from foreign country")
i <- i+38
setwd("../statewise_crime_charts/Sikkim")
statecrime(indiacrime, i, "Sikkim","Immoral traffic act")
i <- i+38
setwd("../statewise_crime_charts/Sikkim")
statecrime(indiacrime, i, "Sikkim","Dowry prohibition act")
i <- i+38
setwd("../statewise_crime_charts/Sikkim")
statecrime(indiacrime, i, "Sikkim","Indecent representation of Women Act")
i <- i+38
setwd("../statewise_crime_charts/Sikkim")
statecrime(indiacrime, i, "Sikkim","Commission of Sati Act")
i <- i+38
setwd("../statewise_crime_charts/Sikkim")
statecrime(indiacrime, i, "Sikkim","Total crimes against women")

setwd("../statewise_crime_charts")
# 24. Tamil Nadu
if(!file.exists("Tamil Nadu")) {
  dir.create("Tamil Nadu")
}
setwd("Tamil Nadu")
i <- 24
statecrime(indiacrime, i, "Tamil Nadu","Rape")
i <- i+38
setwd("../statewise_crime_charts/Tamil Nadu")
statecrime(indiacrime, i, "Tamil Nadu","Kidnapping& Abduction")
i <- i+38
setwd("../statewise_crime_charts/Tamil Nadu")
statecrime(indiacrime, i, "Tamil Nadu","Dowry Deaths")
i <- i+38
setwd("../statewise_crime_charts/Tamil Nadu")
statecrime(indiacrime, i, "Tamil Nadu","Assault on Women")
i <- i+38
setwd("../statewise_crime_charts/Tamil Nadu")
statecrime(indiacrime, i, "Tamil Nadu","Insult to modesty")
i <- i+38
setwd("../statewise_crime_charts/Tamil Nadu")
statecrime(indiacrime, i, "Tamil Nadu","Cruelty by husband_relatives")
i <- i+38
setwd("../statewise_crime_charts/Tamil Nadu")
statecrime(indiacrime, i, "Tamil Nadu","Imporation of girls from foreign country")
i <- i+38
setwd("../statewise_crime_charts/Tamil Nadu")
statecrime(indiacrime, i, "Tamil Nadu","Immoral traffic act")
i <- i+38
setwd("../statewise_crime_charts/Tamil Nadu")
statecrime(indiacrime, i, "Tamil Nadu","Dowry prohibition act")
i <- i+38
setwd("../statewise_crime_charts/Tamil Nadu")
statecrime(indiacrime, i, "Tamil Nadu","Indecent representation of Women Act")
i <- i+38
setwd("../statewise_crime_charts/Tamil Nadu")
statecrime(indiacrime, i, "Tamil Nadu","Commission of Sati Act")
i <- i+38
setwd("../statewise_crime_charts/Tamil Nadu")
statecrime(indiacrime, i, "Tamil Nadu","Total crimes against women")

setwd("../statewise_crime_charts")
# 25. Tripura
if(!file.exists("Tripura")) {
  dir.create("Tripura")
}
setwd("Tripura")
i <- 25
statecrime(indiacrime, i, "Tripura","Rape")
i <- i+38
setwd("../statewise_crime_charts/Tripura")
statecrime(indiacrime, i, "Tripura","Kidnapping& Abduction")
i <- i+38
setwd("../statewise_crime_charts/Tripura")
statecrime(indiacrime, i, "Tripura","Dowry Deaths")
i <- i+38
setwd("../statewise_crime_charts/Tripura")
statecrime(indiacrime, i, "Tripura","Assault on Women")
i <- i+38
setwd("../statewise_crime_charts/Tripura")
statecrime(indiacrime, i, "Tripura","Insult to modesty")
i <- i+38
setwd("../statewise_crime_charts/Tripura")
statecrime(indiacrime, i, "Tripura","Cruelty by husband_relatives")
i <- i+38
setwd("../statewise_crime_charts/Tripura")
statecrime(indiacrime, i, "Tripura","Imporation of girls from foreign country")
i <- i+38
setwd("../statewise_crime_charts/Tripura")
statecrime(indiacrime, i, "Tripura","Immoral traffic act")
i <- i+38
setwd("../statewise_crime_charts/Tripura")
statecrime(indiacrime, i, "Tripura","Dowry prohibition act")
i <- i+38
setwd("../statewise_crime_charts/Tripura")
statecrime(indiacrime, i, "Tripura","Indecent representation of Women Act")
i <- i+38
setwd("../statewise_crime_charts/Tripura")
statecrime(indiacrime, i, "Tripura","Commission of Sati Act")
i <- i+38
setwd("../statewise_crime_charts/Tripura")
statecrime(indiacrime, i, "Tripura","Total crimes against women")

setwd("../statewise_crime_charts")
# 26 Uttar Pradesh
if(!file.exists("Uttar Pradesh")) {
  dir.create("Uttar Pradesh")
}
setwd("Uttar Pradesh")
i <- 26
statecrime(indiacrime, i, "Uttar Pradesh","Rape")
i <- i+38
setwd("../statewise_crime_charts/Uttar Pradesh")
statecrime(indiacrime, i, "Uttar Pradesh","Kidnapping& Abduction")
i <- i+38
setwd("../statewise_crime_charts/Uttar Pradesh")
statecrime(indiacrime, i, "Uttar Pradesh","Dowry Deaths")
i <- i+38
setwd("../statewise_crime_charts/Uttar Pradesh")
statecrime(indiacrime, i, "Uttar Pradesh","Assault on Women")
i <- i+38
setwd("../statewise_crime_charts/Uttar Pradesh")
statecrime(indiacrime, i, "Uttar Pradesh","Insult to modesty")
i <- i+38
setwd("../statewise_crime_charts/Uttar Pradesh")
statecrime(indiacrime, i, "Uttar Pradesh","Cruelty by husband_relatives")
i <- i+38
setwd("../statewise_crime_charts/Uttar Pradesh")
statecrime(indiacrime, i, "Uttar Pradesh","Imporation of girls from foreign country")
i <- i+38
setwd("../statewise_crime_charts/Uttar Pradesh")
statecrime(indiacrime, i, "Uttar Pradesh","Immoral traffic act")
i <- i+38
setwd("../statewise_crime_charts/Uttar Pradesh")
statecrime(indiacrime, i, "Uttar Pradesh","Dowry prohibition act")
i <- i+38
setwd("../statewise_crime_charts/Uttar Pradesh")
statecrime(indiacrime, i, "Uttar Pradesh","Indecent representation of Women Act")
i <- i+38
setwd("../statewise_crime_charts/Uttar Pradesh")
statecrime(indiacrime, i, "Uttar Pradesh","Commission of Sati Act")
i <- i+38
setwd("../statewise_crime_charts/Uttar Pradesh")
statecrime(indiacrime, i, "Uttar Pradesh","Total crimes against women")

setwd("../statewise_crime_charts")
# 27 Uttarakhand
if(!file.exists("Uttarakhand")) {
  dir.create("Uttarakhand")
}
setwd("Uttarakhand")
i <- 27
statecrime(indiacrime, i, "Uttarakhand","Rape")
i <- i+38
setwd("../statewise_crime_charts/Uttarakhand")
statecrime(indiacrime, i, "Uttarakhand","Kidnapping& Abduction")
i <- i+38
setwd("../statewise_crime_charts/Uttarakhand")
statecrime(indiacrime, i, "Uttarakhand","Dowry Deaths")
i <- i+38
setwd("../statewise_crime_charts/Uttarakhand")
statecrime(indiacrime, i, "Uttarakhand","Assault on Women")
i <- i+38
setwd("../statewise_crime_charts/Uttarakhand")
statecrime(indiacrime, i, "Uttarakhand","Insult to modesty")
i <- i+38
setwd("../statewise_crime_charts/Uttarakhand")
statecrime(indiacrime, i, "Uttarakhand","Cruelty by husband_relatives")
i <- i+38
setwd("../statewise_crime_charts/Uttarakhand")
statecrime(indiacrime, i, "Uttarakhand","Imporation of girls from foreign country")
i <- i+38
setwd("../statewise_crime_charts/Uttarakhand")
statecrime(indiacrime, i, "Uttarakhand","Immoral traffic act")
i <- i+38
setwd("../statewise_crime_charts/Uttarakhand")
statecrime(indiacrime, i, "Uttarakhand","Dowry prohibition act")
i <- i+38
setwd("../statewise_crime_charts/Uttarakhand")
statecrime(indiacrime, i, "Uttarakhand","Indecent representation of Women Act")
i <- i+38
setwd("../statewise_crime_charts/Uttarakhand")
statecrime(indiacrime, i, "Uttarakhand","Commission of Sati Act")
i <- i+38
setwd("../statewise_crime_charts/Uttarakhand")
statecrime(indiacrime, i, "Uttarakhand","Total crimes against women")

setwd("../statewise_crime_charts")
# 28 West Bengal
if(!file.exists("West Bengal")) {
  dir.create("West Bengal")
}
setwd("West Bengal")
i <- 28
statecrime(indiacrime, i, "West Bengal","Rape")
i <- i+38
setwd("../statewise_crime_charts/West Bengal")
statecrime(indiacrime, i, "West Bengal","Kidnapping& Abduction")
i <- i+38
setwd("../statewise_crime_charts/West Bengal")
statecrime(indiacrime, i, "West Bengal","Dowry Deaths")
i <- i+38
setwd("../statewise_crime_charts/West Bengal")
statecrime(indiacrime, i, "West Bengal","Assault on Women")
i <- i+38
setwd("../statewise_crime_charts/West Bengal")
statecrime(indiacrime, i, "West Bengal","Insult to modesty")
i <- i+38
setwd("../statewise_crime_charts/West Bengal")
statecrime(indiacrime, i, "West Bengal","Cruelty by husband_relatives")
i <- i+38
setwd("../statewise_crime_charts/West Bengal")
statecrime(indiacrime, i, "West Bengal","Imporation of girls from foreign country")
i <- i+38
setwd("../statewise_crime_charts/West Bengal")
statecrime(indiacrime, i, "West Bengal","Immoral traffic act")
i <- i+38
setwd("../statewise_crime_charts/West Bengal")
statecrime(indiacrime, i, "West Bengal","Dowry prohibition act")
i <- i+38
setwd("../statewise_crime_charts/West Bengal")
statecrime(indiacrime, i, "West Bengal","Indecent representation of Women Act")
i <- i+38
setwd("../statewise_crime_charts/West Bengal")
statecrime(indiacrime, i, "West Bengal","Commission of Sati Act")
i <- i+38
setwd("../statewise_crime_charts/West Bengal")
statecrime(indiacrime, i, "West Bengal","Total crimes against women")
